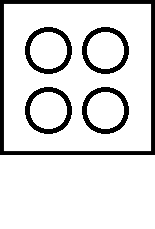
#> input picture ocarina-trainer/ocpix/6-hole/0.png, 155 x 229 px, given as the content of the folder 4-hole, which was not available
$ python makeatlas.py
#> lines starting #> are read from the running program, lines starting #| are printed output that depends on the picture

import os,sys
from PIL import Image

class GraphicObject:
	def __init__(self,fname):
		self.fileName = fname
		self.image = Image.open(fname)

	def width(self):
		return self.image.size[0]

	def height(self):
		return self.image.size[1]

	def render(self,atlas,x,y):
		atlas.paste(self.image,(x,y))

	def getName(self):
		return os.path.basename(self.fileName)[:-4]

	def renderJSON(self,f,x,y,isLast):
		tab = "        "
		f.write(tab+'"{0}": {{\n'.format(self.getName()))
		xy = '"x":{0},"y":{1}'.format(x,y)
		wh = '"w":{0},"h":{1}'.format(self.width(),self.height())
		f.write(tab+'    "frame":{{ {0},{1} }},\n'.format(xy,wh))
		f.write(tab+'    "rotated":false,\n')
		f.write(tab+'    "trimmed":false,\n')
		xy = '"x":{0},"y":{1}'.format(0,0)
		f.write(tab+'    "spriteSourceSize":{{ {0},{1} }},\n'.format(xy,wh))
		f.write(tab+'    "sourceSize":{{ {0} }}\n'.format(wh))
		f.write(tab+"}}{0}\n".format("" if isLast else ","))

class GraphicPacker:
	def __init__(self):
		self.imageWidth = 512 															# width of atlas sheet.
		self.imageList = []																# list of images.

	def append(self,graphicObject):
		self.imageList.append({ "object":graphicObject, "area":graphicObject.width()*graphicObject.height() })
		while graphicObject.width() > self.imageWidth:
			self.imageWidth = self.imageWidth * 2

	def pack(self,packStep = 4):

		self.atlasHeight = 0
		iList = sorted(self.imageList,key=lambda k: k['area'],reverse = True)			# list sorted largest first.
		for i in range(0,len(iList)):													# for every element.
			x = 0																		# suggested position.
			y = 0
			isOk = False 																# set true when done.
			while not isOk:																# keep going until found.
				iList[i]["left"] = x													# save position
				iList[i]["top"] = y
				iList[i]["right"] = x + iList[i]["object"].width()
				iList[i]["bottom"] = y + iList[i]["object"].height()
				isOk = self.canPlace(iList[i],iList,0,i-1)								# check if it can go there
				if not isOk:															# it can't.
					x = x + packStep															# try slightly to right.
					if x + iList[i]["object"].width() >= self.imageWidth: 				# if it can't fit on this line
						x = 0															# move down.
						y = y + packStep

			self.atlasHeight = max(self.atlasHeight,iList[i]["bottom"]+2)				# update the bottom size

	def render(self,baseName):
		baseName = baseName.lower()														# all file names l/c
		atlas = Image.new("RGBA",(self.imageWidth,self.atlasHeight),"black")			# blue background
		for image in self.imageList:													# render all images
			image["object"].render(atlas,image["left"],image["top"])
		atlas.save(baseName+".png",optimize=True)										# save atlas image

		subText = open(baseName+".json","w")											# create text
		subText.write("{\n")
		subText.write('    "frames":{\n')

		for image in self.imageList:
			image["object"].renderJSON(subText,image["left"],image["top"],image == self.imageList[-1])
		subText.write("    },\n")
		subText.write('    "meta":{\n');
		subText.write('        "app":"Paul Robson\'s Python texture packer",\n');
		subText.write('        "version":"1.0",\n');
		subText.write('        "image":"{0}",\n'.format(baseName+".png"));
		subText.write('        "size":{\n');
		subText.write('             "w":{0},\n'.format(self.imageWidth));
		subText.write('             "h":{0}\n'.format(self.atlasHeight));
		subText.write('         },\n');
		subText.write('         "scale":1\n    }\n}\n');
		subText.close()

	def canPlace(self,item,iList,first,last):
		for i in range(first,last+1):													# work through all.
			if self.collides(iList[i],item):											# if collision found return False
				return False
		return True 																	# No collisions return true

	def collides(self,r1,r2):															# Check two items collide.
		separate = 	r1["right"] < r2["left"] or \
					r1["left"] > r2["right"] or \
					r1["top"] > r2["bottom"] or \
					r1["bottom"] < r2["top"]
		return not separate


for pix in ["4-hole","6-hole"]:
	count = 0
	gpack = GraphicPacker()
	for root,dirs,files in os.walk(pix):
		for f in files:
			count = count + 1
			fName = root + os.sep + f
			gob = GraphicObject(fName)
			gpack.append(gob)
#> this loop made 1 pass
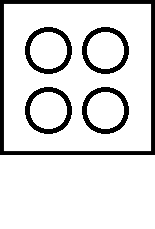
#> input picture ocarina-trainer/ocpix/6-hole/0.png, 155 x 229 px, given as the content of the folder 4-hole, which was not available
	gpack.pack()
	gpack.render(pix+"-atlas")
#> after the loop in render, `for image in self.imageList:`:
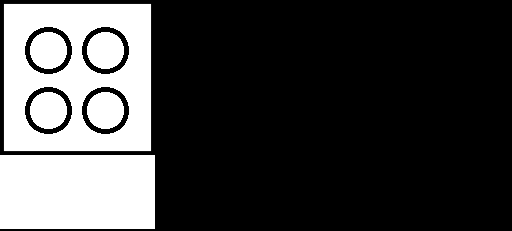
#> atlas: PIL image 512x231 RGBA; mean R, G, B, A 65.7, 41, 41, 230.3; transparent parts drawn white
	print("{1} Grabbed {0} sprites".format(count,pix))
#> pass 2 of the loop `for pix in ["4-hole","6-hole"]:`:
#> the loop `for f in files:` made 4 passes
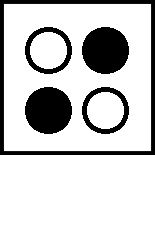
#> input picture ocarina-trainer/ocpix/6-hole/11.png, 155 x 229 px
#> pass 3, in __init__ (call 4), `self.image = Image.open(fname)`:
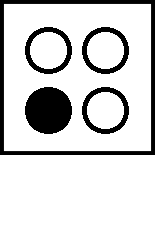
#> self.image: PIL image 155x229 RGBA; mean R, G, B, A 211.2, 128.8, 128.8, 172.6; transparent parts drawn white
#> after the loop in render (call 2), `for image in self.imageList:`:
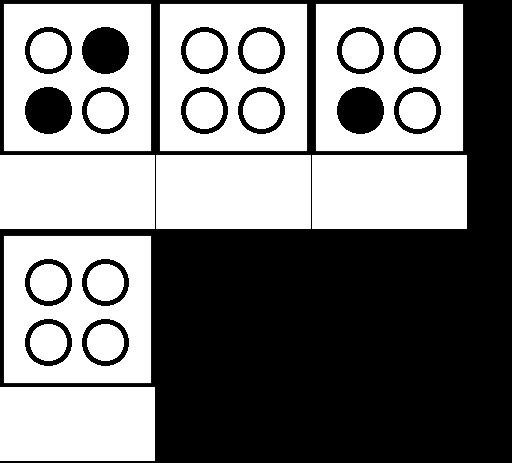
#> atlas: PIL image 512x463 RGBA; mean R, G, B, A 127.7, 78.3, 78.3, 205.6; transparent parts drawn white
